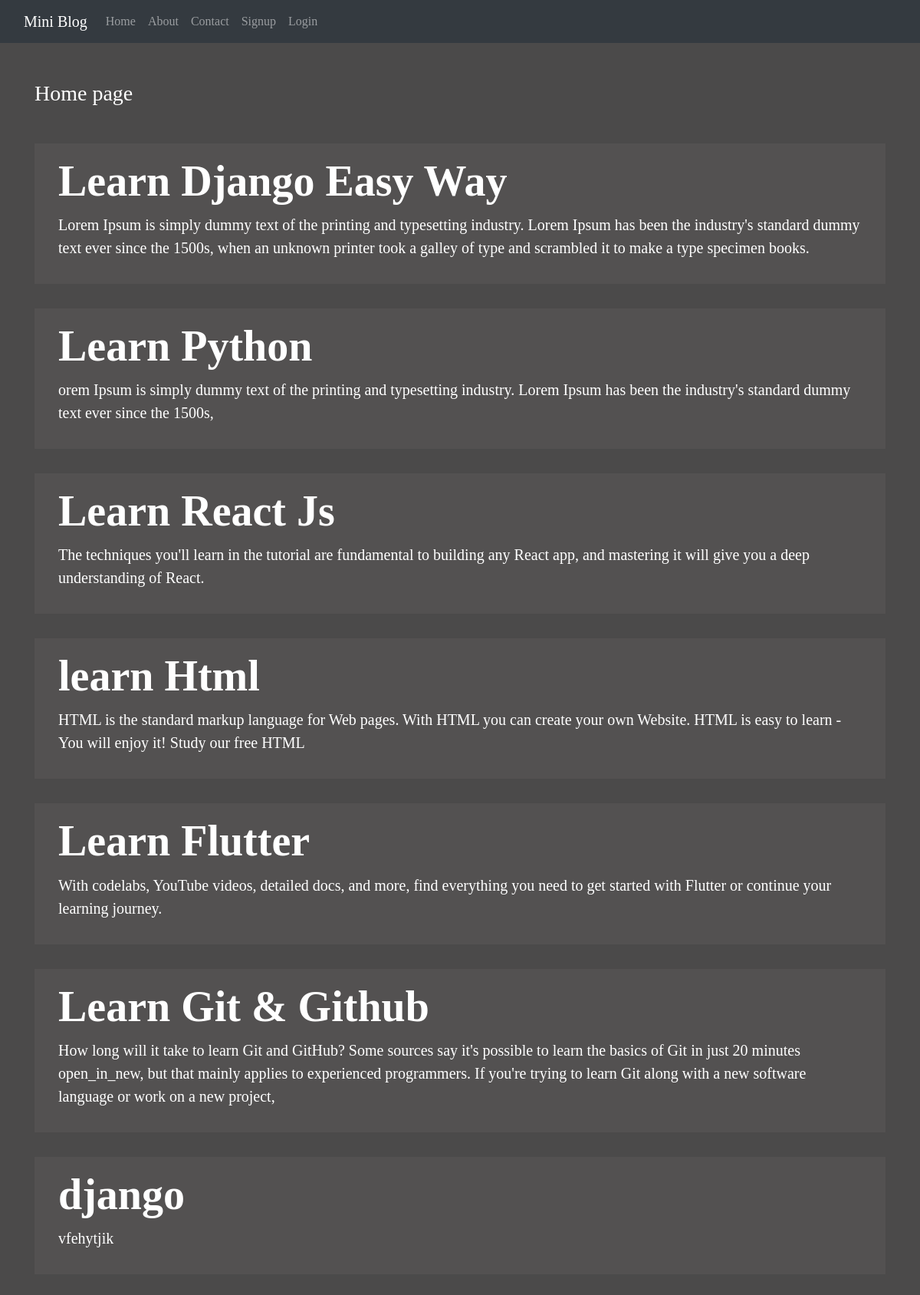
The page / on the database its author committed.
### blog/models.py (models this page shows)
class Post(models.Model):
    title = models.CharField(max_length=200)
    Desc = models.TextField()

### blog/views.py (the view)
# urls.py: path('', views.Index, name='Home Page'),
def Index(request):
    title= 'Home - MiniBlog'
    posts = Post.objects.all()
    return render(request,'blog/index.html',{'posts':posts,'title':title})

### blog/templates/blog/index.html
{% extends 'blog/base.html' %}
{% load static %}
{% block content %}
<div class="col-sm-12">
    <h3 class="text-white my-5">Home page</h3>
{% for posts in posts %}
    <div class="jumbotron jumbotron-fluid jumbo-color p-3">
  <div class="container">
    <h6 class="display-4 font-weight-bold text-white">{{posts.title}}</h6>
    <p class="lead text-white">{{posts.Desc}}</p>
  </div>
</div>
{% endfor %}
</div>
{% endblock content %}

### blog/templates/blog/base.html (shortened to what this page needs)
<!DOCTYPE html>
<html lang="en">
{% load static %}
<head>
    <link rel="stylesheet" href="{% static 'blog/css/bootstrap.css' %}">
    <link rel="stylesheet" href="{% static 'blog/css/style.css' %}">
</head>
<body>
<div class="container-fluid bg-dark">
    {% include 'blog/navbar.html'%}
</div>
<div class="container">
    <div class="row">
        <div class="col-sm-12">
        </div>
    </div>
    <div class="row">
        {% block content %}
        {% endblock content %}
    </div>
</div>
</body>
</html>

### blog/templates/blog/navbar.html (shortened to what this page needs)
<nav class="navbar navbar-expand-lg navbar-dark bg-dark">
  <a class="navbar-brand" href="#">Mini Blog</a>
  <div class="collapse navbar-collapse" id="navbarNav">
    <ul class="navbar-nav">
      <li class="nav-item">
        <a class="nav-link" href="/">Home <span class="sr-only">(current)</span></a>
      </li>
      <li class="nav-item">
        <a class="nav-link" href="/About">About</a>
      </li>
      <li class="nav-item">
        <a class="nav-link" href="/Contact">Contact</a>
      </li>
      {% if request.user.is_authenticated %}
        <li class="nav-item">
        <a class="nav-link" href="/Dashboard">My Profile</a>
      </li>
      <li class="nav-item">
        <a class="nav-link" href="/User_Logout">Logout</a>
      </li>
      {% else %}
      <li class="nav-item">
        <a class="nav-link" href="/User_Signup">Signup</a>
      </li>
      <li class="nav-item">
        <a class="nav-link" href="/User_Login">Login</a>
      </li>
      {% endif %}
    </ul>
  </div>
</nav>

### blog/static/blog/css/style.css (style rules this page uses)
* { font-family:Lucida Sans Unicode; margin:0; padding:0; }
body { background-color:rgb(75,74,74); color:antiquewhite; }
.jumbo-color { background-color:rgb(83,81,81); }

### rows shown on the page
Post: title "Learn Django Easy Way", Desc "Lorem Ipsum is simply dummy text of the printing and typesetting industry. Lorem Ipsum has been the industry's standard dummy text ever since the 1500s, when an unknown printer took a galley of type and scrambled it to make a type specimen books."
Post: title "Learn Python", Desc "orem Ipsum is simply dummy text of the printing and typesetting industry. Lorem Ipsum has been the industry's standard dummy text ever since the 1500s,"
Post: title "Learn React Js", Desc "The techniques you'll learn in the tutorial are fundamental to building any React app, and mastering it will give you a deep understanding of React."
Post: title "learn Html", Desc "HTML is the standard markup language for Web pages. With HTML you can create your own Website. HTML is easy to learn - You will enjoy it! Study our free HTML"
Post: title "Learn Flutter", Desc "With codelabs, YouTube videos, detailed docs, and more, find everything you need to get started with Flutter or continue your learning journey."
Post: title "Learn Git & Github", Desc "How long will it take to learn Git and GitHub? Some sources say it's possible to learn the basics of Git in just 20 minutes open_in_new, but that mainly applies to experienced programmers. If you're trying to learn Git along with a new software language or work on a new project,"
Post: title "django", Desc "vfehytjik"
